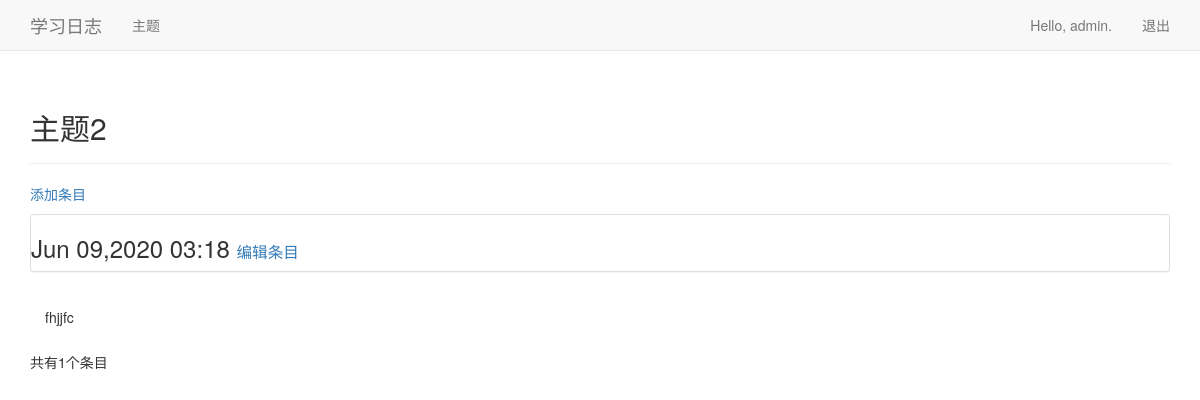
Before: /app01/topic/2 (signed in) with the older database file.
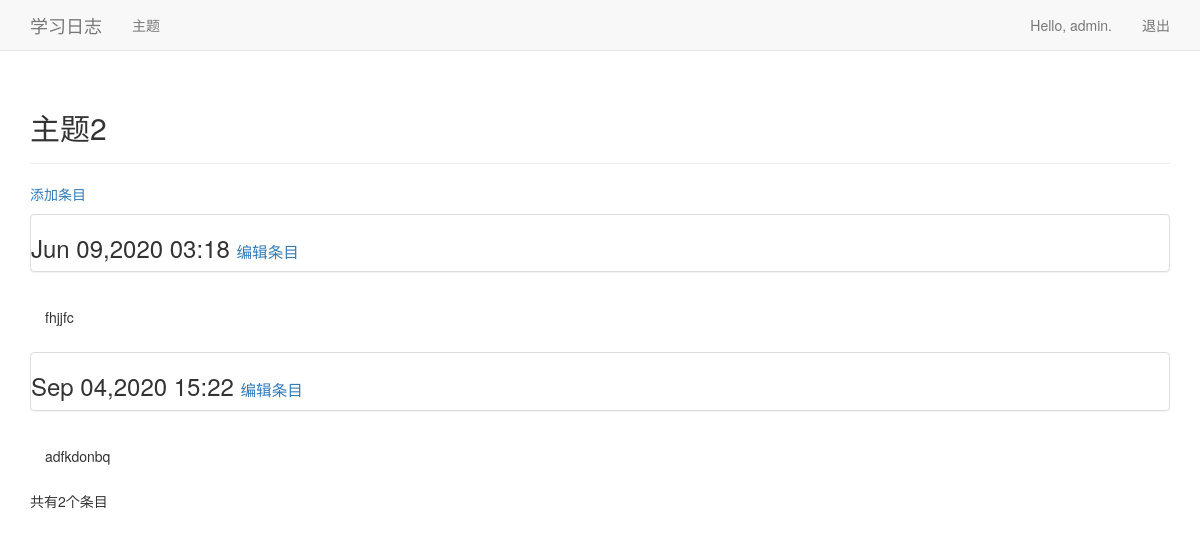
After: the same page with the newer database file.
### app01/models.py (models this page shows, shortened)
class Entry(models.Model):
    topic = models.ForeignKey(Topic, on_delete=models.CASCADE)
    text = models.TextField()
    date_added = models.DateTimeField(auto_now_add=True)
    class Meta:
        verbose_name_plural = 'entries'

### app01/deco01.py (the view)
    def wrap(request, topic_id):
        topic = Topic.objects.get(id=topic_id)
        if topic.owner != request.user:
            raise Http404
        else:
            return f(request, topic_id)

### app01/deco01.py (called while the page is built)
def no_own_no_use(f):
    def wrap(request, topic_id):
        topic = Topic.objects.get(id=topic_id)
        if topic.owner != request.user:
            raise Http404
        else:
            return f(request, topic_id)
    return wrap

### app01/models.py (called while the page is built)
    def __str__(self):
        return self.text

### app01/views.py (called while the page is built)
@login_required
@no_own_no_use  # 禁止非拥有者访问主题
def topic(request, topic_id):
    topic = Topic.objects.get(id=topic_id)
    entries = topic.entry_set.order_by('date_added')
    context = {'topic': topic, 'entries': entries}
    return render(request, 'app01/topic.html', context)

### app01/templates/app01/topic.html
{% extends 'app01/base.html' %}
{% load bootstrap3 %}
{% block header %}
    <h2>{{ topic }}</h2>
{% endblock header %}
{% block content %}
    <p>
        <a href="{% url 'app01:new_entry' topic.id %}">添加条目</a>
    </p>
    {% for entry in entries %}
        <div class="panel panel-default">
            <h3>
                {{ entry.date_added|date:'M d,Y H:i' }}
                <small>
                    <a href="{% url 'app01:edit_entry' entry.id %}">编辑条目</a>
                </small>
            </h3>
        </div>
        <div class="panel-body">
            {{ entry.text|linebreaks }}
        </div>
    {% empty %}
        还没有添加任何条目
    {% endfor %}
    <div>
        共有{{ entries.count }}个条目
    </div>
{% endblock content %}

Changed rows visible on the page:
added Entry: date_added "Sep 04,2020 15:22", text "adfkdonbq"
Other visible differences:
{{ entries.count }}: "1" → "2"
